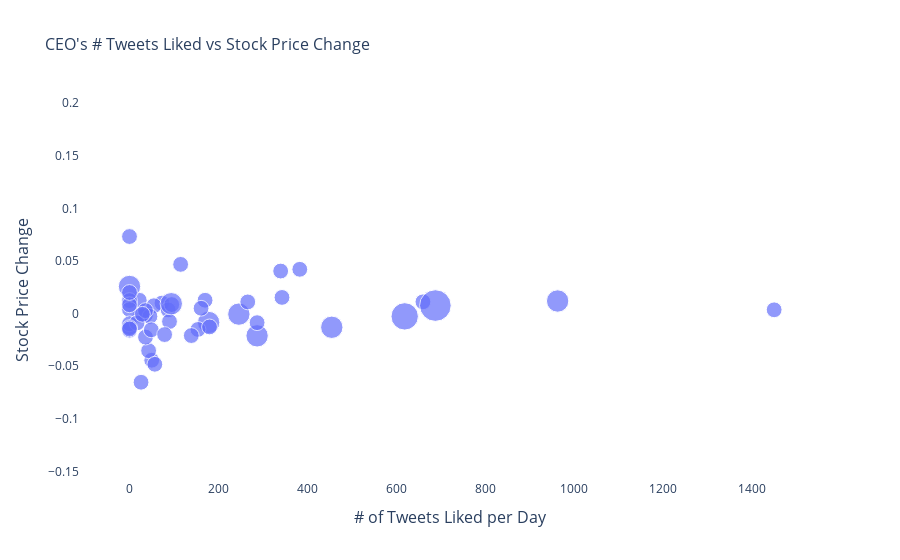

Notebook code for this chart:
### Code cell
fig = go.Figure()
_ = fig.add_trace(go.Scatter(
    x= df_stock_tweets['Agg_favorite'],
    y= df_stock_tweets['Return'],
    mode="markers",
    marker={"size": df_stock_tweets['Agg_count'], "sizemode": "area",
                                    "sizeref": 2*max(df_stock_tweets['Agg_count']/1000)},
    hovertemplate= "Number of Tweets Liked per Day: %{x:.1f}<br>" +
    "Stock Price Change: %{y:.1f}<br>" +
    "Number of Tweets: %{marker.size:,}" +
    "<extra></extra>"
))
fig.update_layout(
    plot_bgcolor="white",
    yaxis={"title": {"text": "Stock Price Change", "font": {"size": 16}}},
    xaxis={"title": {"text": "# of Tweets Liked per Day", "font": {"size": 16}}},
    # hovermode="x",
    title={'text': "CEO's # Tweets Liked vs Stock Price Change", "font": {"size": 16}}
)
fig.show()

### Figure 1 — Plotly figure (JSON) as saved in the notebook; plotly's stock layout.template omitted (floating-point values rounded to 4 significant figures; data arrays with more than 128 entries replaced by an {"elided": "..."} marker saying what was removed)
{"data": [{"hovertemplate": "Number of Tweets Liked per Day: %{x:.1f}<br>Stock Price Change: %{y:.1f}<br>Number of Tweets: %{marker.size:,}<extra></extra>", "marker": {"size": {"elided": "930 int values"}, "sizemode": "area", "sizeref": 0.008}, "mode": "markers", "type": "scatter", "x": {"elided": "930 int values"}, "y": {"elided": "930 float values"}}], "layout": {"autosize": true, "plot_bgcolor": "white", "title": {"font": {"size": 16}, "text": "CEO's # Tweets Liked vs Stock Price Change"}, "xaxis": {"autorange": true, "range": [-113.3, 1555.0], "title": {"font": {"size": 16}, "text": "# of Tweets Liked per Day"}, "type": "linear"}, "yaxis": {"autorange": true, "range": [-0.1617, 0.2065], "title": {"font": {"size": 16}, "text": "Stock Price Change"}, "type": "linear"}}}
